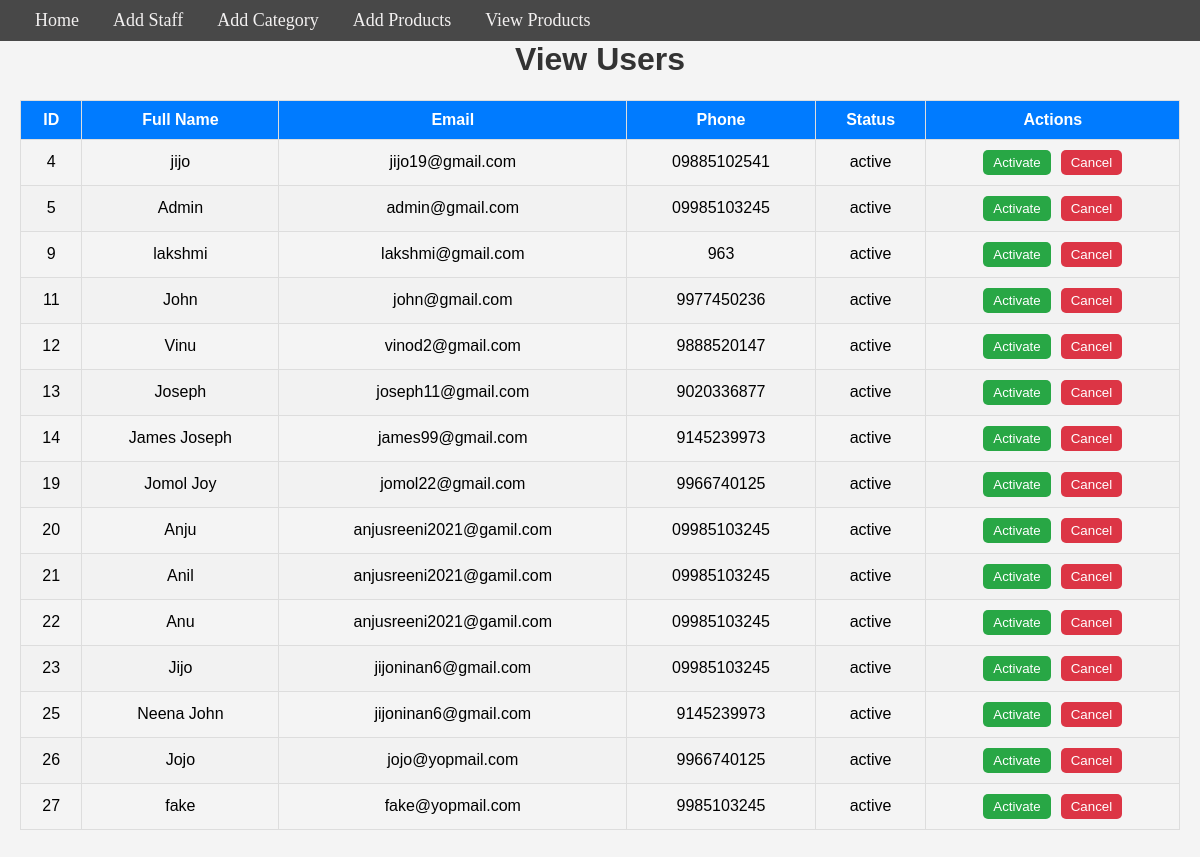
Page /view_user/ on the committed database.
### Adminapp/models.py (models this page shows)
class Reg(models.Model):
    name=models.CharField(max_length=100)
    gender=models.CharField(max_length=10)
    email=models.EmailField(max_length=100)
    pho=models.CharField(max_length=10)
    addr=models.CharField(max_length=100)
    loc=models.CharField(max_length=100)
    status=models.CharField(max_length=10)
    uname=models.CharField(max_length=100,default="")

### Adminapp/views.py (the view)
# urls.py: path('view_user/',Adminapp.views.view_user,name='view_user'),
def view_user(request):
    if request.method == 'POST':
        uid = request.POST.get('uid')
        action = request.POST.get('action')
        if Reg.objects.filter(id=uid).exists():
            user = Reg.objects.get(id=uid)
            if action == 'activate':
                if user.status != 'active':
                    user.status = 'active'
                    user.save()
                    message = f"User {user.name} activated successfully."
                else:
                    message = f"User {user.name} is already active."
            elif action == 'cancel':
                user.delete()
                message = f"User {user.name} has been deleted."
            else:
                message = "Invalid action."
        else:
            message = "User not found."
        users = Reg.objects.all()
        return render(request, 'Adminapp/view_users_admin.html', {'users': users, 'message': message})
    else:
        users = Reg.objects.all()
        return render(request, 'view_users_admin.html', {'users': users})

### Templates/Adminapp/view_users_admin.html (shortened to what this page needs)
<!DOCTYPE html>
<html lang="en">
<head>
</head>
<body>
    <nav>
        <div style="font-family: 'Times New Roman', Times, serif;">
            <a href="{% url 'adminhome' %}">Home</a>
            <a href="{% url 'admin_add_staff' %}">Add Staff</a>
            <a href="{% url 'admin_add_category' %}">Add Category</a>
            <a href="{% url 'admin_add_product' %}">Add Products</a>
            <a href="{% url 'user_add_products_view' %}">View Products</a>
        </div>
    </nav>
    <h1>View Users</h1>
    <table>
        <thead>
            <tr>
                <th>ID</th>
                <th>Full Name</th>
                <th>Email</th>
                <th>Phone</th>
                <th>Status</th>
                <th>Actions</th>
            </tr>
        </thead>
        <tbody>
            {% for user in users %}
            <tr>
                <td>{{ user.id }}</td>
                <td>{{ user.name }}</td>
                <td>{{ user.email }}</td>
                <td>{{ user.pho }}</td>
                <td>{{ user.status }}</td>
                <td>
                    <form method="POST" action="{% url 'view_user' %}" class="action-buttons">
                        <button type="submit" name="action" value="activate" class="activate">Activate</button>
                        <button type="submit" name="action" value="cancel" class="cancel">Cancel</button>
                    </form>
                </td>
            </tr>
            {% endfor %}
        </tbody>
    </table>
</body>
</html>

### Templates/Adminapp/view_users_admin.html (style rules this page uses)
h1 { text-align: center; color: #333; }
table { width: 100%; border-collapse: collapse; margin: 20px 0; }
table, th, td { border: 1px solid #ddd; }
th, td { padding: 10px; text-align: center; }
th { background-color: #007bff; color: white; }
tr:nth-child(even) { background-color: #f2f2f2; }
.action-buttons { display: flex; justify-content: center; gap: 10px; }
.action-buttons button { padding: 5px 10px; border: none; border-radius: 5px; cursor: pointer; color: white; }
.activate { background-color: #28a745; }
.cancel { background-color: #dc3545; }

### rows in the picture
Reg: id "4", name "jijo", email "jijo19@gmail.com", pho "09885102541", status "active"
Reg: id "5", name "Admin", email "admin@gmail.com", pho "09985103245", status "active"
Reg: id "9", name "lakshmi", email "lakshmi@gmail.com", pho "963", status "active"
Reg: id "11", name "John", email "john@gmail.com", pho "9977450236", status "active"
Reg: id "12", name "Vinu", email "vinod2@gmail.com", pho "9888520147", status "active"
Reg: id "13", name "Joseph", email "joseph11@gmail.com", pho "9020336877", status "active"
Reg: id "14", name "James Joseph", email "james99@gmail.com", pho "9145239973", status "active"
Reg: id "19", name "Jomol Joy", email "jomol22@gmail.com", pho "9966740125", status "active"
Reg: id "20", name "Anju", email "anjusreeni2021@gamil.com", pho "09985103245", status "active"
Reg: id "21", name "Anil", email "anjusreeni2021@gamil.com", pho "09985103245", status "active"
Reg: id "22", name "Anu", email "anjusreeni2021@gamil.com", pho "09985103245", status "active"
Reg: id "23", name "Jijo", email "jijoninan6@gmail.com", pho "09985103245", status "active"
Reg: id "25", name "Neena John", email "jijoninan6@gmail.com", pho "9145239973", status "active"
Reg: id "26", name "Jojo", email "jojo@yopmail.com", pho "9966740125", status "active"
Reg: id "27", name "fake", email "fake@yopmail.com", pho "9985103245", status "active"
